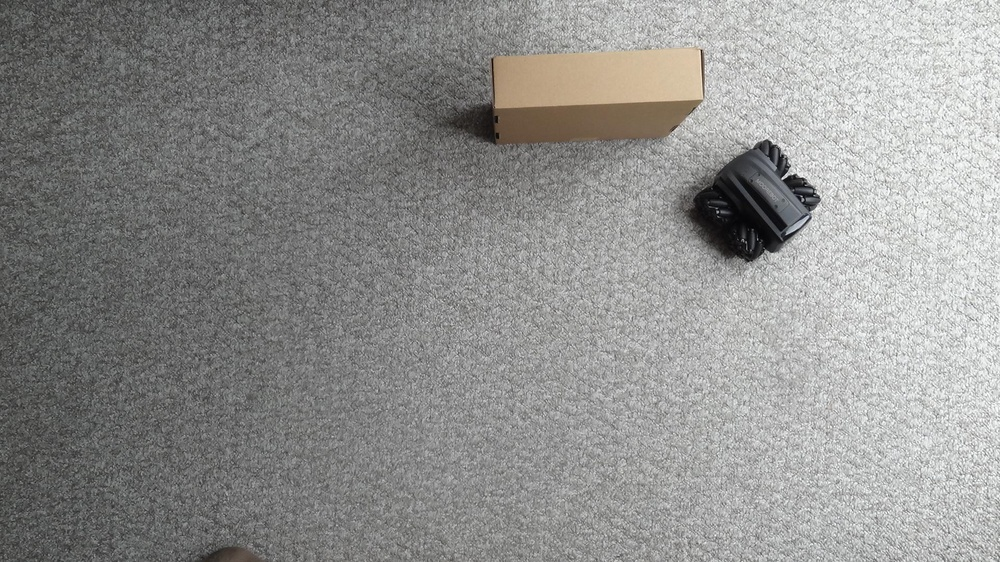
#> input picture dataset/moorebot_v2/test/images/DSC04787_JPG.rf.cfe39d22e37132310e402279acb04ad0.jpg, 1000 x 562 px, shrunk from 1920 x 1080 before the run; its folder holds only this picture in this run
$ python convert_dataset_to_grayscale.py --dataset dataset/moorebot_v2/test/images
#> lines starting #> are read from the running program, lines starting #| are printed output that depends on the picture
#!/usr/bin/env python3
"""
Convert a dataset split's images to grayscale (3-channel) and copy labels.
Writes a new data.yaml (optional) that points test/train/val to the new folders.

Usage:
    python convert_dataset_to_grayscale.py --dataset ./dataset/moorebot_v2 --split test --dest-name test_gray --update-yaml

This will create:
    ./dataset/moorebot_v2/test_gray/images/   (grayscale images, saved as 3-channel BGR)
    ./dataset/moorebot_v2/test_gray/labels/   (copied label .txt files)

If --update-yaml is passed, a new `data_gray.yaml` will be created alongside the original `data.yaml`.
"""

import argparse
import os
import shutil
from pathlib import Path
import cv2
import yaml


def convert_split_to_gray(dataset_root: Path, split: str, dest_name: str):
#> called with split = 'test', dest_name = 'test_gray'
    src_images = dataset_root / split / 'images'
    src_labels = dataset_root / split / 'labels'
    if not src_images.exists():
        raise FileNotFoundError(f"Source images folder not found: {src_images}")

    dest_root = dataset_root / dest_name
    dest_images = dest_root / 'images'
    dest_labels = dest_root / 'labels'
    dest_images.mkdir(parents=True, exist_ok=True)
    dest_labels.mkdir(parents=True, exist_ok=True)

    images = [p for p in src_images.iterdir() if p.suffix.lower() in ['.jpg', '.jpeg', '.png']]
    print(f"Converting {len(images)} images from {src_images} -> {dest_images}")

    for img_path in images:
        img = cv2.imread(str(img_path))
#> img is the input picture: shape (562, 1000, 3); mean B, G, R 141.9, 143.5, 143.8
        if img is None:
            print(f"  warning: failed to read {img_path}, skipping")
            continue
        gray = cv2.cvtColor(img, cv2.COLOR_BGR2GRAY)
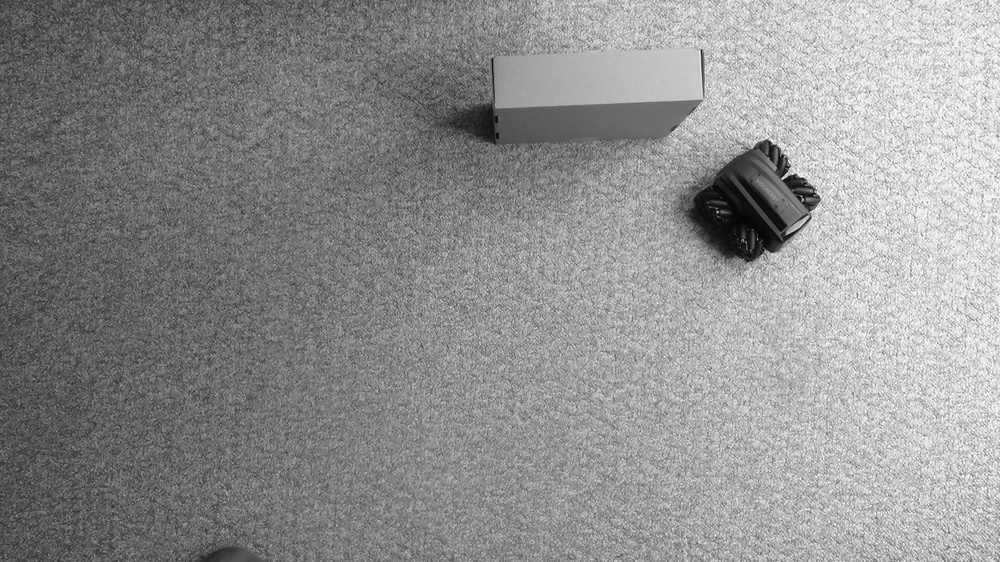
#> gray: shape (562, 1000); min 0, max 255, mean 143.4
        # convert back to 3-channel BGR so model input shape remains (H,W,3)
        gray_bgr = cv2.cvtColor(gray, cv2.COLOR_GRAY2BGR)
        dest_path = dest_images / img_path.name
        cv2.imwrite(str(dest_path), gray_bgr)

        # copy corresponding label file if present
        label_src = src_labels / (img_path.stem + '.txt')
        label_dest = dest_labels / (img_path.stem + '.txt')
        if label_src.exists():
            shutil.copy2(str(label_src), str(label_dest))

    print('Done converting images and copying labels.')
    return dest_root


# [62 lines left out: functions convert_images_to_gray, create_gray_data_yaml, not called in this run]


def main():
    parser = argparse.ArgumentParser()
    parser.add_argument('--dataset', type=str, required=True, help='Path to dataset root (contains data.yaml)')
    parser.add_argument('--split', type=str, default='test', help='Which split to convert (train/valid/test)')
    parser.add_argument('--dest-name', type=str, default=None, help='Destination split name (defaults to <split>_gray)')
    parser.add_argument('--update-yaml', action='store_true', help='Create a new data YAML (data_gray.yaml) pointing to the grayscale split')
    args = parser.parse_args()

    dataset_root = Path(args.dataset)
    if args.dest_name:
        dest_name = args.dest_name
    else:
        dest_name = f"{args.split}_gray"

    # Convert
    try:
        dest_root = convert_split_to_gray(dataset_root, args.split, dest_name)
    except Exception as e:
        print(f"Error: {e}")
        return

    # Optionally create a new data yaml
    if args.update_yaml:
        orig_yaml = dataset_root / 'data.yaml'
        if not orig_yaml.exists():
            print(f"Original data.yaml not found at {orig_yaml}, cannot create updated yaml.")
            return
        out_yaml = dataset_root / 'data_gray.yaml'
        create_gray_data_yaml(orig_yaml, dataset_root, dest_name, out_yaml)
        print(f"Run evaluation with the new yaml: {out_yaml}")
    else:
        print(f"You can now point your evaluation to images in: {dest_root}")


if __name__ == '__main__':
    main()

$ run again, on dataset/moorebot_v2/test/images/DSC04830_JPG.rf.6f0e92abfbdbc5a91b3782dba4ae4be5.jpg
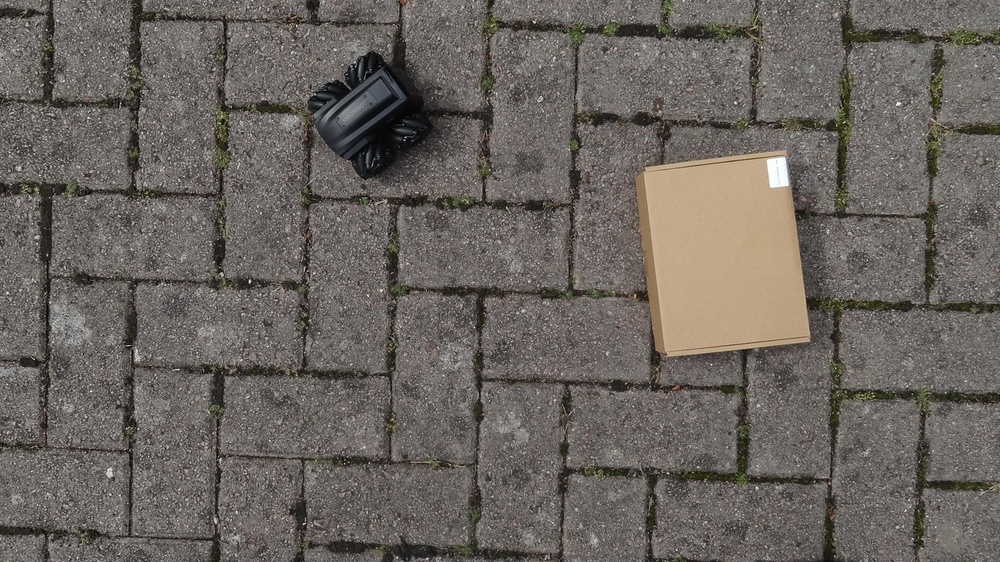
#> input picture dataset/moorebot_v2/test/images/DSC04830_JPG.rf.6f0e92abfbdbc5a91b3782dba4ae4be5.jpg, 1000 x 562 px, shrunk from 1920 x 1080 before the run
#> in convert_split_to_gray, img is the input picture: shape (562, 1000, 3); mean B, G, R 95.1, 100.5, 106.2
#> in convert_split_to_gray, `gray = cv2.cvtColor(img, cv2.COLOR_BGR2GRAY)`:
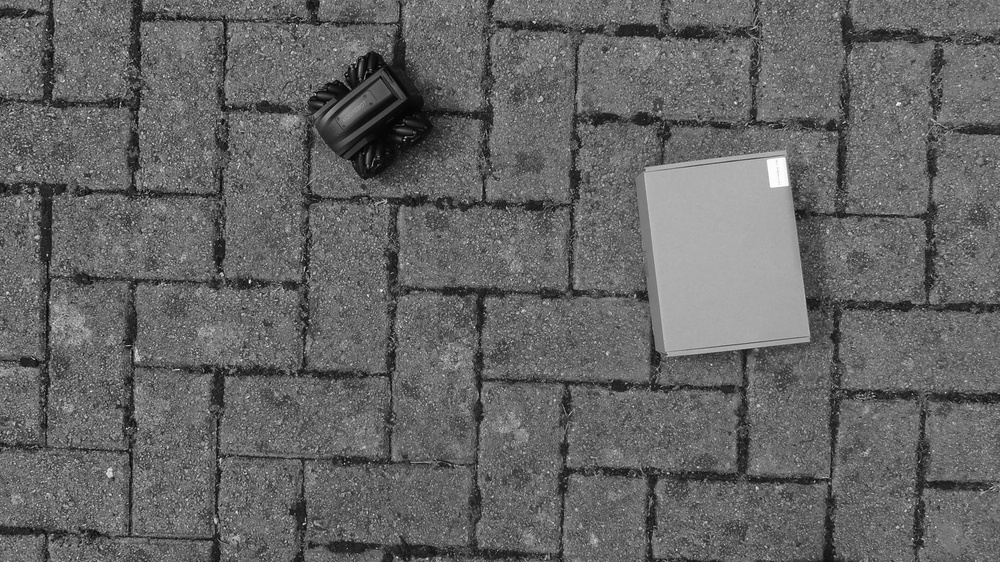
#> gray: shape (562, 1000); min 0, max 255, mean 101.6

$ run again, on dataset/moorebot_v2/test/images/DSC04831_JPG.rf.00c951967e63a2fb29d2d2fea49eb4cd.jpg
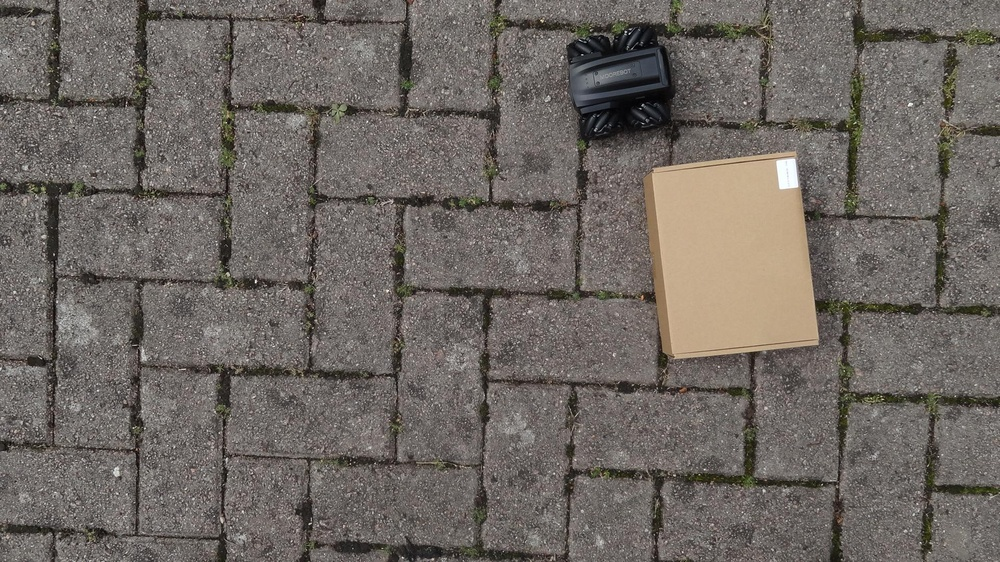
#> input picture dataset/moorebot_v2/test/images/DSC04831_JPG.rf.00c951967e63a2fb29d2d2fea49eb4cd.jpg, 1000 x 562 px, shrunk from 1920 x 1080 before the run
#> in convert_split_to_gray, img is the input picture: shape (562, 1000, 3); mean B, G, R 98.7, 104.1, 110.4
#> in convert_split_to_gray, `gray = cv2.cvtColor(img, cv2.COLOR_BGR2GRAY)`:
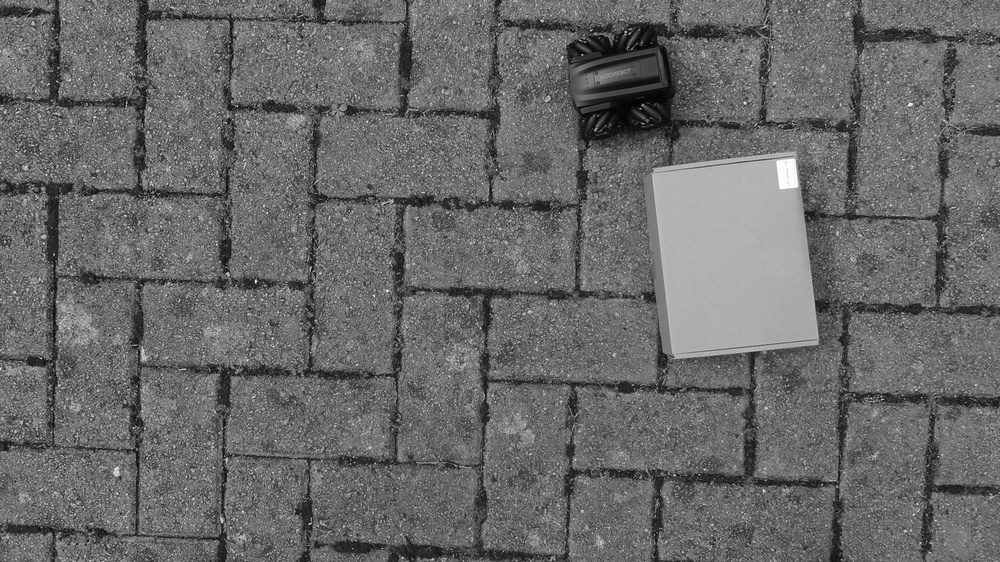
#> gray: shape (562, 1000); min 0, max 255, mean 105.3

$ run again, on dataset/moorebot_v2/test/images/DSC04858_JPG.rf.d1100acc9364f544a5ebbd0442413c27.jpg
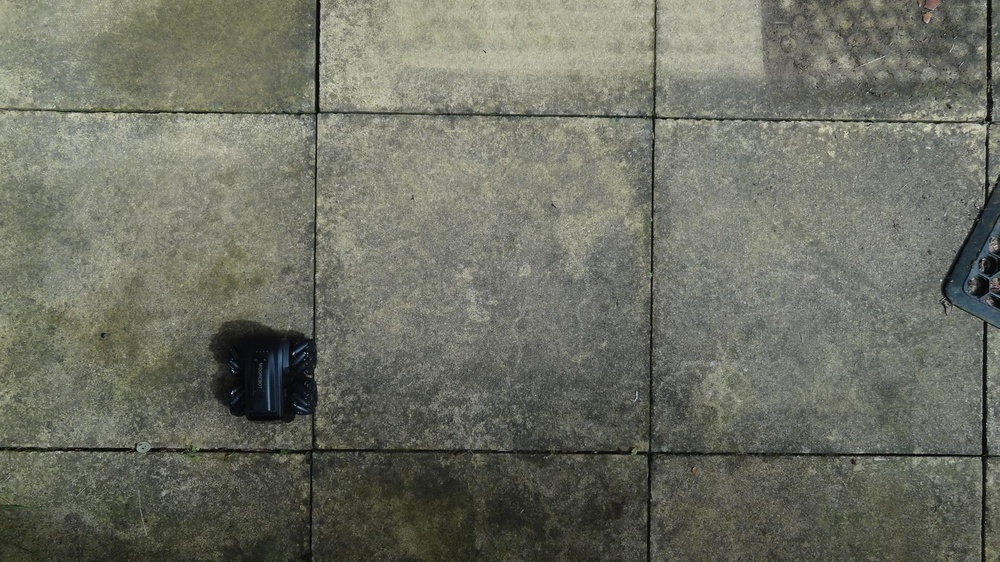
#> input picture dataset/moorebot_v2/test/images/DSC04858_JPG.rf.d1100acc9364f544a5ebbd0442413c27.jpg, 1000 x 562 px, shrunk from 1920 x 1080 before the run
#> in convert_split_to_gray, img is the input picture: shape (562, 1000, 3); mean B, G, R 99.7, 111.7, 109.7
#> in convert_split_to_gray, `gray = cv2.cvtColor(img, cv2.COLOR_BGR2GRAY)`:
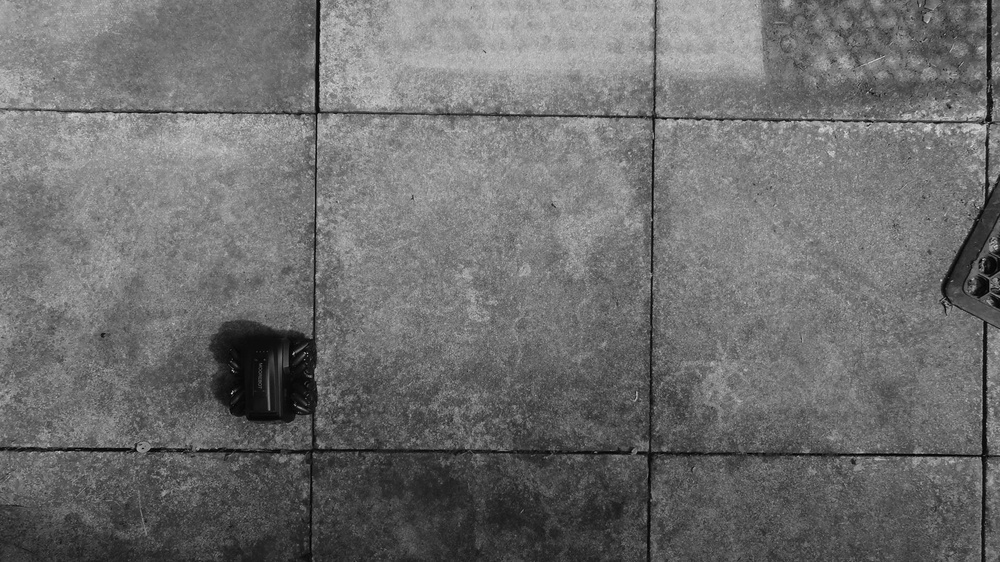
#> gray: shape (562, 1000); min 0, max 232, mean 109.7

$ run again, on dataset/moorebot_v2/test/images/DSC04806_JPG.rf.7508fcfe5752e12d7165b06344e12a0a.jpg
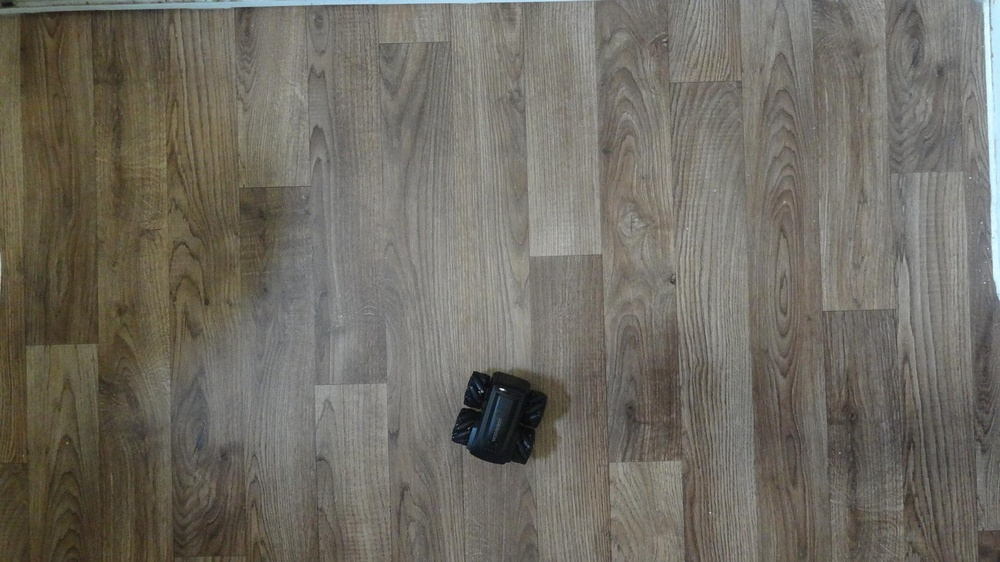
#> input picture dataset/moorebot_v2/test/images/DSC04806_JPG.rf.7508fcfe5752e12d7165b06344e12a0a.jpg, 1000 x 562 px, shrunk from 1920 x 1080 before the run
#> in convert_split_to_gray, img is the input picture: shape (562, 1000, 3); mean B, G, R 99.4, 108.5, 112.2
#> in convert_split_to_gray, `gray = cv2.cvtColor(img, cv2.COLOR_BGR2GRAY)`:
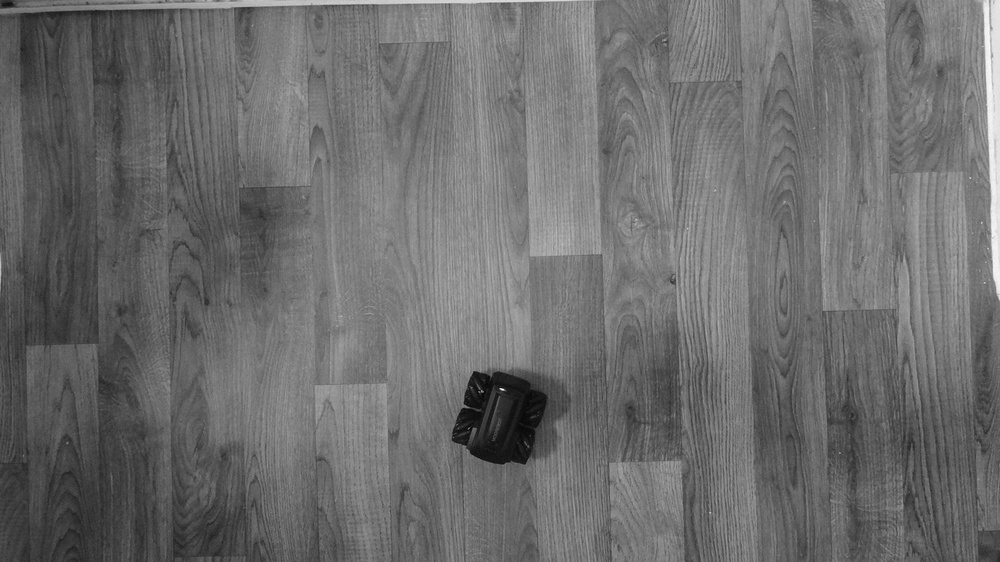
#> gray: shape (562, 1000); min 4, max 254, mean 108.6
